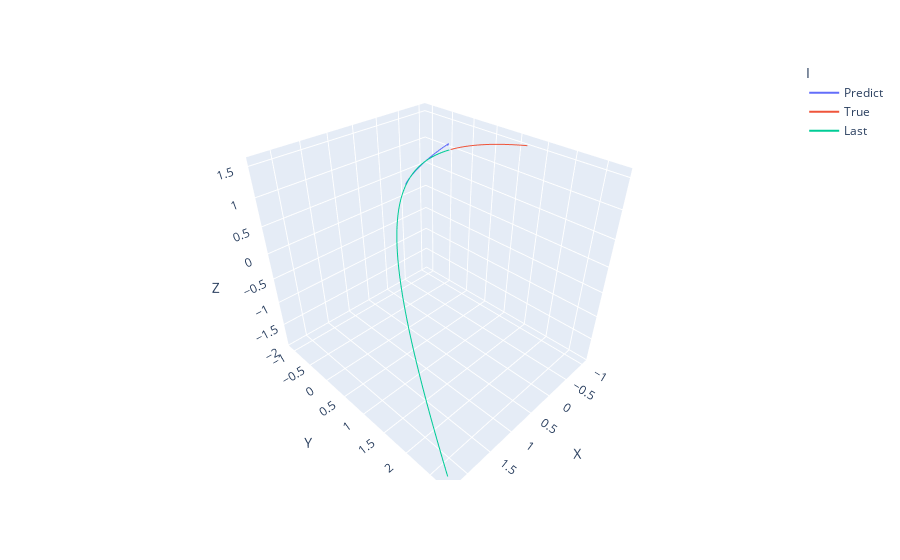

The code cell stored with this chart in its notebook:
### Code cell
fig = px.line_3d(aaaab, x="X", y="Y", z="Z", color='I',markers=0)
fig.show()

### Figure 1 — Plotly figure (JSON) as saved in the notebook; plotly's stock layout.template omitted (floating-point values rounded to 4 significant figures; data arrays with more than 128 entries replaced by an {"elided": "..."} marker saying what was removed)
{"data": [{"hovertemplate": "I=Predict<br>X=%{x}<br>Y=%{y}<br>Z=%{z}<extra></extra>", "legendgroup": "Predict", "line": {"color": "#636efa", "dash": "solid"}, "marker": {"symbol": "circle"}, "mode": "lines", "name": "Predict", "scene": "scene", "showlegend": true, "type": "scatter3d", "x": {"elided": "999 float values"}, "y": {"elided": "999 float values"}, "z": {"elided": "999 float values"}}, {"hovertemplate": "I=True<br>X=%{x}<br>Y=%{y}<br>Z=%{z}<extra></extra>", "legendgroup": "True", "line": {"color": "#EF553B", "dash": "solid"}, "marker": {"symbol": "circle"}, "mode": "lines", "name": "True", "scene": "scene", "showlegend": true, "type": "scatter3d", "x": {"elided": "1948 float values"}, "y": {"elided": "1948 float values"}, "z": {"elided": "1948 float values"}}, {"hovertemplate": "I=Last<br>X=%{x}<br>Y=%{y}<br>Z=%{z}<extra></extra>", "legendgroup": "Last", "line": {"color": "#00cc96", "dash": "solid"}, "marker": {"symbol": "circle"}, "mode": "lines", "name": "Last", "scene": "scene", "showlegend": true, "type": "scatter3d", "x": {"elided": "7948 float values"}, "y": {"elided": "7948 float values"}, "z": {"elided": "7948 float values"}}], "layout": {"legend": {"title": {"text": "I"}, "tracegroupgap": 0}, "margin": {"t": 60}, "scene": {"domain": {"x": [0, 1], "y": [0, 1]}, "xaxis": {"title": {"text": "X"}}, "yaxis": {"title": {"text": "Y"}}, "zaxis": {"title": {"text": "Z"}}}}}
